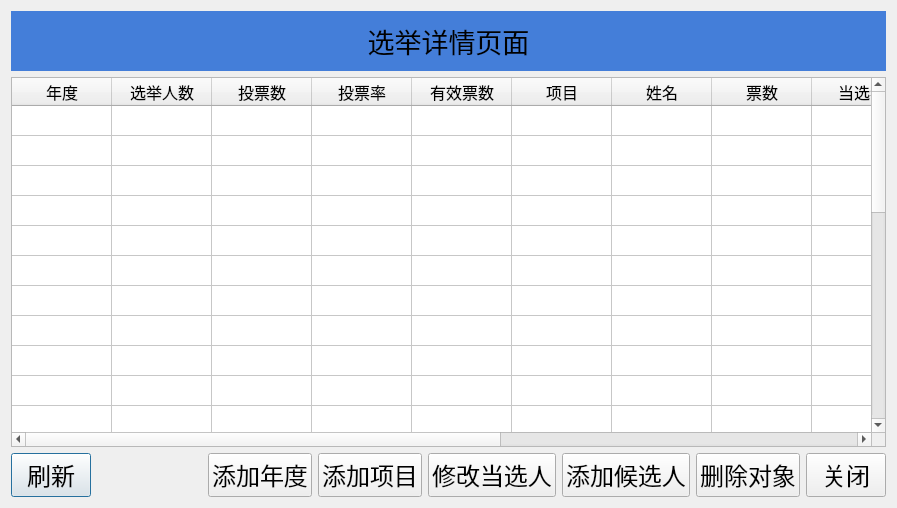
<?xml version="1.0" encoding="UTF-8"?>
<ui version="4.0">
    <class>Dialog</class>
    <widget class="QDialog" name="Dialog">
        <property name="geometry">
            <rect>
                <x>0</x>
                <y>0</y>
                <width>897</width>
                <height>508</height>
            </rect>
        </property>
        <property name="windowTitle">
            <string>Dialog</string>
        </property>
        <layout class="QGridLayout" name="gridLayout">
            <item row="0" column="0">
                <widget class="QLabel" name="label">
                    <property name="font">
                        <font>
                            <family>华文新魏</family>
                            <pointsize>20</pointsize>
                        </font>
                    </property>
                    <property name="styleSheet">
                        <string notr="true">background-color: rgb(68, 126, 217);
                            padding: 10px
                        </string>
                    </property>
                    <property name="text">
                        <string>选举详情页面</string>
                    </property>
                    <property name="alignment">
                        <set>Qt::AlignCenter</set>
                    </property>
                </widget>
            </item>
            <item row="3" column="0">
                <layout class="QHBoxLayout" name="horizontalLayout">
                    <item>
                        <widget class="QPushButton" name="btn_reflash">
                            <property name="font">
                                <font>
                                    <family>华文新魏</family>
                                    <pointsize>18</pointsize>
                                </font>
                            </property>
                            <property name="cursor">
                                <cursorShape>PointingHandCursor</cursorShape>
                            </property>
                            <property name="text">
                                <string>刷新</string>
                            </property>
                        </widget>
                    </item>
                    <item>
                        <spacer name="horizontalSpacer">
                            <property name="orientation">
                                <enum>Qt::Horizontal</enum>
                            </property>
                            <property name="sizeHint" stdset="0">
                                <size>
                                    <width>40</width>
                                    <height>20</height>
                                </size>
                            </property>
                        </spacer>
                    </item>
                    <item>
                        <widget class="QPushButton" name="btn_addyear">
                            <property name="font">
                                <font>
                                    <family>华文新魏</family>
                                    <pointsize>18</pointsize>
                                </font>
                            </property>
                            <property name="text">
                                <string>添加年度</string>
                            </property>
                        </widget>
                    </item>
                    <item>
                        <widget class="QPushButton" name="btn_addpro">
                            <property name="font">
                                <font>
                                    <family>华文新魏</family>
                                    <pointsize>18</pointsize>
                                </font>
                            </property>
                            <property name="text">
                                <string>添加项目</string>
                            </property>
                        </widget>
                    </item>
                    <item>
                        <widget class="QPushButton" name="btn_addis_selected">
                            <property name="font">
                                <font>
                                    <family>华文新魏</family>
                                    <pointsize>18</pointsize>
                                </font>
                            </property>
                            <property name="text">
                                <string>修改当选人</string>
                            </property>
                        </widget>
                    </item>
                    <item>
                        <widget class="QPushButton" name="btn_addpeo">
                            <property name="font">
                                <font>
                                    <family>华文新魏</family>
                                    <pointsize>18</pointsize>
                                </font>
                            </property>
                            <property name="text">
                                <string>添加候选人</string>
                            </property>
                        </widget>
                    </item>
                    <item>
                        <widget class="QPushButton" name="btn_delete">
                            <property name="font">
                                <font>
                                    <family>华文新魏</family>
                                    <pointsize>18</pointsize>
                                </font>
                            </property>
                            <property name="text">
                                <string>删除对象</string>
                            </property>
                        </widget>
                    </item>
                    <item>
                        <widget class="QPushButton" name="btn_close">
                            <property name="font">
                                <font>
                                    <family>华文新魏</family>
                                    <pointsize>18</pointsize>
                                </font>
                            </property>
                            <property name="cursor">
                                <cursorShape>PointingHandCursor</cursorShape>
                            </property>
                            <property name="text">
                                <string>关闭</string>
                            </property>
                        </widget>
                    </item>
                </layout>
            </item>
            <item row="1" column="0">
                <widget class="QTableWidget" name="tableWidget">
                    <property name="font">
                        <font>
                            <family>黑体</family>
                            <pointsize>12</pointsize>
                        </font>
                    </property>
                    <property name="verticalScrollBarPolicy">
                        <enum>Qt::ScrollBarAsNeeded</enum>
                    </property>
                    <property name="autoScroll">
                        <bool>true</bool>
                    </property>
                    <property name="tabKeyNavigation">
                        <bool>true</bool>
                    </property>
                    <property name="dragEnabled">
                        <bool>false</bool>
                    </property>
                    <property name="dragDropOverwriteMode">
                        <bool>true</bool>
                    </property>
                    <property name="alternatingRowColors">
                        <bool>false</bool>
                    </property>
                    <property name="selectionMode">
                        <enum>QAbstractItemView::ContiguousSelection</enum>
                    </property>
                    <attribute name="horizontalHeaderVisible">
                        <bool>true</bool>
                    </attribute>
                    <attribute name="verticalHeaderVisible">
                        <bool>false</bool>
                    </attribute>
                    <row>
                        <property name="text">
                            <string>New Row</string>
                        </property>
                    </row>
                    <row>
                        <property name="text">
                            <string>New Row</string>
                        </property>
                    </row>
                    <row>
                        <property name="text">
                            <string>New Row</string>
                        </property>
                    </row>
                    <row>
                        <property name="text">
                            <string>New Row</string>
                        </property>
                    </row>
                    <row>
                        <property name="text">
                            <string>New Row</string>
                        </property>
                    </row>
                    <row>
                        <property name="text">
                            <string>New Row</string>
                        </property>
                    </row>
                    <row>
                        <property name="text">
                            <string>New Row</string>
                        </property>
                    </row>
                    <row>
                        <property name="text">
                            <string>New Row</string>
                        </property>
                    </row>
                    <row>
                        <property name="text">
                            <string>New Row</string>
                        </property>
                    </row>
                    <row>
                        <property name="text">
                            <string>New Row</string>
                        </property>
                    </row>
                    <row>
                        <property name="text">
                            <string>New Row</string>
                        </property>
                    </row>
                    <row>
                        <property name="text">
                            <string>New Row</string>
                        </property>
                    </row>
                    <row>
                        <property name="text">
                            <string>New Row</string>
                        </property>
                    </row>
                    <row>
                        <property name="text">
                            <string>New Row</string>
                        </property>
                    </row>
                    <row>
                        <property name="text">
                            <string>New Row</string>
                        </property>
                    </row>
                    <row>
                        <property name="text">
                            <string>New Row</string>
                        </property>
                    </row>
                    <row>
                        <property name="text">
                            <string>New Row</string>
                        </property>
                    </row>
                    <row>
                        <property name="text">
                            <string>New Row</string>
                        </property>
                    </row>
                    <row>
                        <property name="text">
                            <string>New Row</string>
                        </property>
                    </row>
                    <row>
                        <property name="text">
                            <string>New Row</string>
                        </property>
                    </row>
                    <row>
                        <property name="text">
                            <string>New Row</string>
                        </property>
                    </row>
                    <row>
                        <property name="text">
                            <string>New Row</string>
                        </property>
                    </row>
                    <row>
                        <property name="text">
                            <string>New Row</string>
                        </property>
                    </row>
                    <row>
                        <property name="text">
                            <string>New Row</string>
                        </property>
                    </row>
                    <row>
                        <property name="text">
                            <string>New Row</string>
                        </property>
                    </row>
                    <row>
                        <property name="text">
                            <string>New Row</string>
                        </property>
                    </row>
                    <row>
                        <property name="text">
                            <string>New Row</string>
                        </property>
                    </row>
                    <column>
                        <property name="text">
                            <string>年度</string>
                        </property>
                    </column>
                    <column>
                        <property name="text">
                            <string>选举人数</string>
                        </property>
                    </column>
                    <column>
                        <property name="text">
                            <string>投票数</string>
                        </property>
                    </column>
                    <column>
                        <property name="text">
                            <string>投票率</string>
                        </property>
                    </column>
                    <column>
                        <property name="text">
                            <string>有效票数</string>
                        </property>
                    </column>
                    <column>
                        <property name="text">
                            <string>项目</string>
                        </property>
                    </column>
                    <column>
                        <property name="text">
                            <string>姓名</string>
                        </property>
                    </column>
                    <column>
                        <property name="text">
                            <string>票数</string>
                        </property>
                    </column>
                    <column>
                        <property name="text">
                            <string>当选者</string>
                        </property>
                    </column>
                    <column>
                        <property name="text">
                            <string>得票率</string>
                        </property>
                    </column>
                    <column>
                        <property name="text">
                            <string>上报票数</string>
                        </property>
                    </column>
                    <column>
                        <property name="text">
                            <string>参考赋值</string>
                        </property>
                    </column>
                    <column>
                        <property name="text">
                            <string>与上期相比</string>
                        </property>
                    </column>
                    <column>
                        <property name="text">
                            <string>预估票数</string>
                        </property>
                    </column>
                    <item row="0" column="1">
                        <property name="text">
                            <string/>
                        </property>
                    </item>
                    <item row="0" column="2">
                        <property name="text">
                            <string/>
                        </property>
                    </item>
                    <item row="1" column="1">
                        <property name="text">
                            <string/>
                        </property>
                    </item>
                    <item row="1" column="2">
                        <property name="text">
                            <string/>
                        </property>
                        <property name="flags">
                            <set>ItemIsEnabled</set>
                        </property>
                    </item>
                    <item row="1" column="4">
                        <property name="text">
                            <string/>
                        </property>
                    </item>
                    <item row="2" column="1">
                        <property name="text">
                            <string/>
                        </property>
                    </item>
                    <item row="2" column="2">
                        <property name="text">
                            <string/>
                        </property>
                        <property name="flags">
                            <set>ItemIsEnabled</set>
                        </property>
                    </item>
                    <item row="2" column="3">
                        <property name="text">
                            <string/>
                        </property>
                    </item>
                    <item row="2" column="4">
                        <property name="text">
                            <string/>
                        </property>
                        <property name="flags">
                            <set>NoItemFlags</set>
                        </property>
                    </item>
                    <item row="3" column="1">
                        <property name="text">
                            <string/>
                        </property>
                    </item>
                    <item row="3" column="2">
                        <property name="text">
                            <string/>
                        </property>
                        <property name="flags">
                            <set>ItemIsEnabled</set>
                        </property>
                    </item>
                    <item row="3" column="4">
                        <property name="text">
                            <string/>
                        </property>
                        <property name="flags">
                            <set>NoItemFlags</set>
                        </property>
                    </item>
                    <item row="4" column="1">
                        <property name="text">
                            <string/>
                        </property>
                    </item>
                    <item row="4" column="2">
                        <property name="text">
                            <string/>
                        </property>
                        <property name="flags">
                            <set>ItemIsEnabled</set>
                        </property>
                    </item>
                    <item row="4" column="4">
                        <property name="text">
                            <string/>
                        </property>
                        <property name="flags">
                            <set>ItemIsEnabled</set>
                        </property>
                    </item>
                    <item row="5" column="1">
                        <property name="text">
                            <string/>
                        </property>
                    </item>
                    <item row="5" column="2">
                        <property name="text">
                            <string/>
                        </property>
                        <property name="flags">
                            <set>ItemIsEnabled</set>
                        </property>
                    </item>
                    <item row="5" column="4">
                        <property name="text">
                            <string/>
                        </property>
                        <property name="flags">
                            <set>ItemIsEnabled</set>
                        </property>
                    </item>
                    <item row="6" column="1">
                        <property name="text">
                            <string/>
                        </property>
                    </item>
                    <item row="6" column="2">
                        <property name="text">
                            <string/>
                        </property>
                        <property name="flags">
                            <set>ItemIsEnabled</set>
                        </property>
                    </item>
                    <item row="6" column="4">
                        <property name="text">
                            <string/>
                        </property>
                        <property name="flags">
                            <set>ItemIsEnabled</set>
                        </property>
                    </item>
                    <item row="7" column="1">
                        <property name="text">
                            <string/>
                        </property>
                    </item>
                    <item row="7" column="2">
                        <property name="text">
                            <string/>
                        </property>
                        <property name="flags">
                            <set>ItemIsEnabled</set>
                        </property>
                    </item>
                    <item row="7" column="4">
                        <property name="text">
                            <string/>
                        </property>
                        <property name="flags">
                            <set>ItemIsEnabled</set>
                        </property>
                    </item>
                    <item row="8" column="1">
                        <property name="text">
                            <string/>
                        </property>
                    </item>
                    <item row="8" column="2">
                        <property name="text">
                            <string/>
                        </property>
                        <property name="flags">
                            <set>ItemIsEnabled</set>
                        </property>
                    </item>
                    <item row="8" column="4">
                        <property name="text">
                            <string/>
                        </property>
                        <property name="flags">
                            <set>ItemIsEnabled</set>
                        </property>
                    </item>
                    <item row="9" column="1">
                        <property name="text">
                            <string/>
                        </property>
                    </item>
                    <item row="10" column="1">
                        <property name="text">
                            <string/>
                        </property>
                    </item>
                    <item row="11" column="1">
                        <property name="text">
                            <string/>
                        </property>
                    </item>
                    <item row="12" column="1">
                        <property name="text">
                            <string/>
                        </property>
                    </item>
                    <item row="13" column="1">
                        <property name="text">
                            <string/>
                        </property>
                    </item>
                    <item row="14" column="1">
                        <property name="text">
                            <string/>
                        </property>
                    </item>
                    <item row="15" column="1">
                        <property name="text">
                            <string/>
                        </property>
                    </item>
                    <item row="16" column="1">
                        <property name="text">
                            <string/>
                        </property>
                    </item>
                    <item row="17" column="1">
                        <property name="text">
                            <string/>
                        </property>
                    </item>
                    <item row="18" column="1">
                        <property name="text">
                            <string/>
                        </property>
                    </item>
                    <item row="19" column="1">
                        <property name="text">
                            <string/>
                        </property>
                    </item>
                    <item row="20" column="1">
                        <property name="text">
                            <string/>
                        </property>
                    </item>
                    <item row="21" column="1">
                        <property name="text">
                            <string/>
                        </property>
                    </item>
                    <item row="22" column="1">
                        <property name="text">
                            <string/>
                        </property>
                    </item>
                    <item row="23" column="1">
                        <property name="text">
                            <string/>
                        </property>
                    </item>
                    <item row="24" column="1">
                        <property name="text">
                            <string/>
                        </property>
                    </item>
                    <item row="25" column="1">
                        <property name="text">
                            <string/>
                        </property>
                    </item>
                    <item row="26" column="1">
                        <property name="text">
                            <string/>
                        </property>
                    </item>
                </widget>
            </item>
        </layout>
    </widget>
    <resources/>
    <connections/>
</ui>
